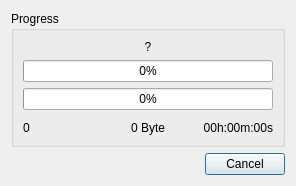
<?xml version="1.0" encoding="UTF-8"?>
<ui version="4.0">
 <class>Dialog_Unpackager</class>
 <widget class="QDialog" name="Dialog_Unpackager">
  <property name="geometry">
   <rect>
    <x>0</x>
    <y>0</y>
    <width>292</width>
    <height>185</height>
   </rect>
  </property>
  <property name="windowTitle">
   <string>Voice Unpackager</string>
  </property>
  <property name="windowIcon">
   <iconset resource="../rrcc.qrc">
    <normaloff>:/png/png/decompress.png</normaloff>:/png/png/decompress.png</iconset>
  </property>
  <layout class="QVBoxLayout" name="verticalLayout">
   <item>
    <widget class="QGroupBox" name="groupBox">
     <property name="title">
      <string>Progress</string>
     </property>
     <layout class="QVBoxLayout" name="verticalLayout_2">
      <item>
       <widget class="QLabel" name="label_file">
        <property name="minimumSize">
         <size>
          <width>250</width>
          <height>0</height>
         </size>
        </property>
        <property name="toolTip">
         <string>Filename</string>
        </property>
        <property name="text">
         <string notr="true">?</string>
        </property>
        <property name="alignment">
         <set>Qt::AlignCenter</set>
        </property>
       </widget>
      </item>
      <item>
       <widget class="QProgressBar" name="progressBar_decrypt">
        <property name="toolTip">
         <string>Decryption Status</string>
        </property>
        <property name="value">
         <number>0</number>
        </property>
       </widget>
      </item>
      <item>
       <widget class="QProgressBar" name="progressBar_decompress">
        <property name="toolTip">
         <string>Decompression Status</string>
        </property>
        <property name="value">
         <number>0</number>
        </property>
       </widget>
      </item>
      <item>
       <layout class="QHBoxLayout" name="horizontalLayout">
        <property name="topMargin">
         <number>5</number>
        </property>
        <item>
         <widget class="QLabel" name="label_count">
          <property name="toolTip">
           <string>Filecount</string>
          </property>
          <property name="text">
           <string notr="true">0</string>
          </property>
         </widget>
        </item>
        <item>
         <widget class="QLabel" name="label_size">
          <property name="toolTip">
           <string>Filesize</string>
          </property>
          <property name="text">
           <string notr="true">0 Byte</string>
          </property>
          <property name="alignment">
           <set>Qt::AlignCenter</set>
          </property>
         </widget>
        </item>
        <item>
         <widget class="QLabel" name="label_time">
          <property name="toolTip">
           <string>Elapsed Time</string>
          </property>
          <property name="text">
           <string notr="true">00h:00m:00s</string>
          </property>
          <property name="alignment">
           <set>Qt::AlignRight|Qt::AlignTrailing|Qt::AlignVCenter</set>
          </property>
         </widget>
        </item>
       </layout>
      </item>
     </layout>
    </widget>
   </item>
   <item>
    <widget class="QDialogButtonBox" name="buttonBox">
     <property name="standardButtons">
      <set>QDialogButtonBox::Cancel</set>
     </property>
    </widget>
   </item>
  </layout>
 </widget>
 <resources>
  <include location="../rrcc.qrc"/>
 </resources>
 <connections/>
</ui>
